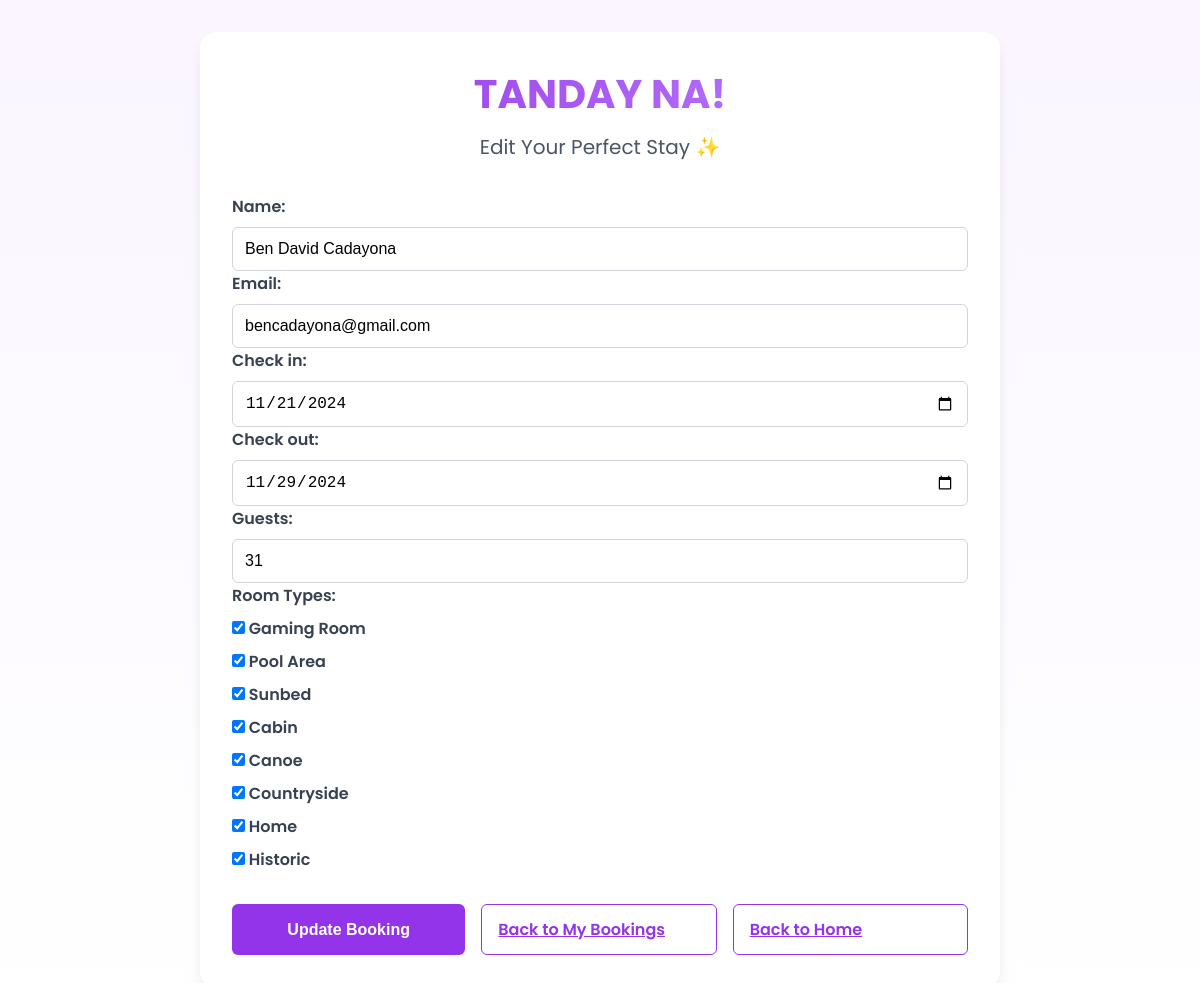
Screenshot of /edit_booking/13/ (signed in) with the database file from the repository.
### api/models.py (models this page shows, shortened)
class Booking(models.Model):
    user = models.ForeignKey(User, on_delete=models.CASCADE, null=True, blank=True)
    hotel = models.ForeignKey('Hotel', on_delete=models.CASCADE, null=True, blank=True)  # Link to hotel
    name = models.CharField(max_length=100)
    email = models.EmailField()
    check_in = models.DateField(null=True, blank=True)
    check_out = models.DateField(null=True, blank=True)
    guests = models.IntegerField()
    room_types = models.TextField(null=True)
    booking_number = models.CharField(max_length=12, editable=False, default=uuid.uuid4().hex[:12].upper())

### api/views.py (the view)
# urls.py: path('edit_booking/<int:booking_id>/', edit_booking, name='edit_booking'),
@login_required
def edit_booking(request, booking_id):
    booking = get_object_or_404(Booking, id=booking_id)
    if request.method == 'POST':
        form = BookingForm(request.POST, instance=booking)
        if form.is_valid():
            booking = form.save(commit=False)
            booking.room_types = ','.join(form.cleaned_data['room_types'])
            booking.save()
            messages.success(request, 'Your booking has been updated successfully!')
            return redirect('my_bookings')  # Redirect to the bookings list page
    else:
        initial_data = booking.room_types.split(',') if booking.room_types else []
        form = BookingForm(instance=booking, initial={'room_types': initial_data})
    return render(request, 'edit_booking.html', {
        'form': form,
        'booking': booking,
        'room_types': form.fields['room_types'].choices
    })

### api/forms.py (shortened to what this page needs)
class BookingForm(forms.ModelForm):
    room_types = forms.MultipleChoiceField(
        choices=ROOM_TYPE_CHOICES,
        widget=forms.CheckboxSelectMultiple,
        label="Room Types"
    )
    class Meta:
        model = Booking
        fields = ['name', 'email', 'check_in', 'check_out', 'guests', 'room_types']
        widgets = {
            'check_in': forms.DateInput(attrs={'type': 'date'}),
            'check_out': forms.DateInput(attrs={'type': 'date'}),
        }

### api/templates/edit_booking.html (shortened to what this page needs)
<!DOCTYPE html>
<html lang="en">
<head>
</head>
<body>
    <div class="card">
        <div class="card-header">
            <h1 class="card-title">TANDAY NA!</h1>
            <p class="card-subtitle">Edit Your Perfect Stay ✨</p>
        </div>
        <form method="POST" action="{% url 'edit_booking' booking.id %}">
            {{ form.as_p }}
            <div class="button-group">
                <button type="submit" class="button button-primary">Update Booking</button>
                <a href="{% url 'my_bookings' %}" class="button button-secondary">Back to My Bookings</a>
                <a href="{% url 'home' %}" class="button button-secondary">Back to Home</a>
            </div>
        </form>
    </div>
</body>
</html>

### api/templates/edit_booking.html (style rules this page uses)
:root { --purple-50: #faf5ff; --purple-100: #f3e8ff; --purple-200: #e9d5ff; --purple-300: #d8b4fe; --purple-400: #c084fc; --purple-500: #a855f7; --purple-600: #9333ea; --purple-700: #7e22ce; }
* { margin: 0; padding: 0; box-sizing: border-box; }
body { font-family: 'Poppins', sans-serif; background: linear-gradient(to bottom, var(--purple-50), white); min-height: 100vh; display: flex; justify-content: center; align-items: center; padding: 2rem; }
.card { background: white; border-radius: 1rem; box-shadow: 0 10px 15px -3px rgba(0, 0, 0, 0.1); padding: 2rem; max-width: 800px; width: 100%; }
.card-header { text-align: center; margin-bottom: 2rem; }
.card-title { font-size: 2.5rem; font-weight: 700; background: linear-gradient(to right, var(--purple-600), var(--purple-400)); -webkit-background-clip: text; -webkit-text-fill-color: transparent; margin-bottom: 0.5rem; }
.card-subtitle { font-size: 1.25rem; color: #4b5563; }
label { display: block; margin-bottom: 0.5rem; font-weight: 600; color: #374151; }
input[type="text"], input[type="email"], input[type="date"], input[type="number"] { width: 100%; padding: 0.75rem; border: 1px solid #d1d5db; border-radius: 0.375rem; font-size: 1rem; transition: border-color 0.15s ease-in-out; }
.button-group { display: flex; gap: 1rem; margin-top: 2rem; }
.button { flex: 1; padding: 0.75rem 1rem; border: none; border-radius: 0.375rem; font-size: 1rem; font-weight: 600; cursor: pointer; transition: all 0.15s ease-in-out; }
.button-primary { background-color: var(--purple-600); color: white; }
.button-secondary { background-color: white; color: var(--purple-600); border: 1px solid var(--purple-600); }

### rows the page displays
Booking: name "Ben David Cadayona", email "bencadayona@gmail.com", check_in "11/21/2024", check_out "11/29/2024", guests "31", room_types "☑ ☑ ☑ ☑ ☑ ☑ ☑ ☑"
